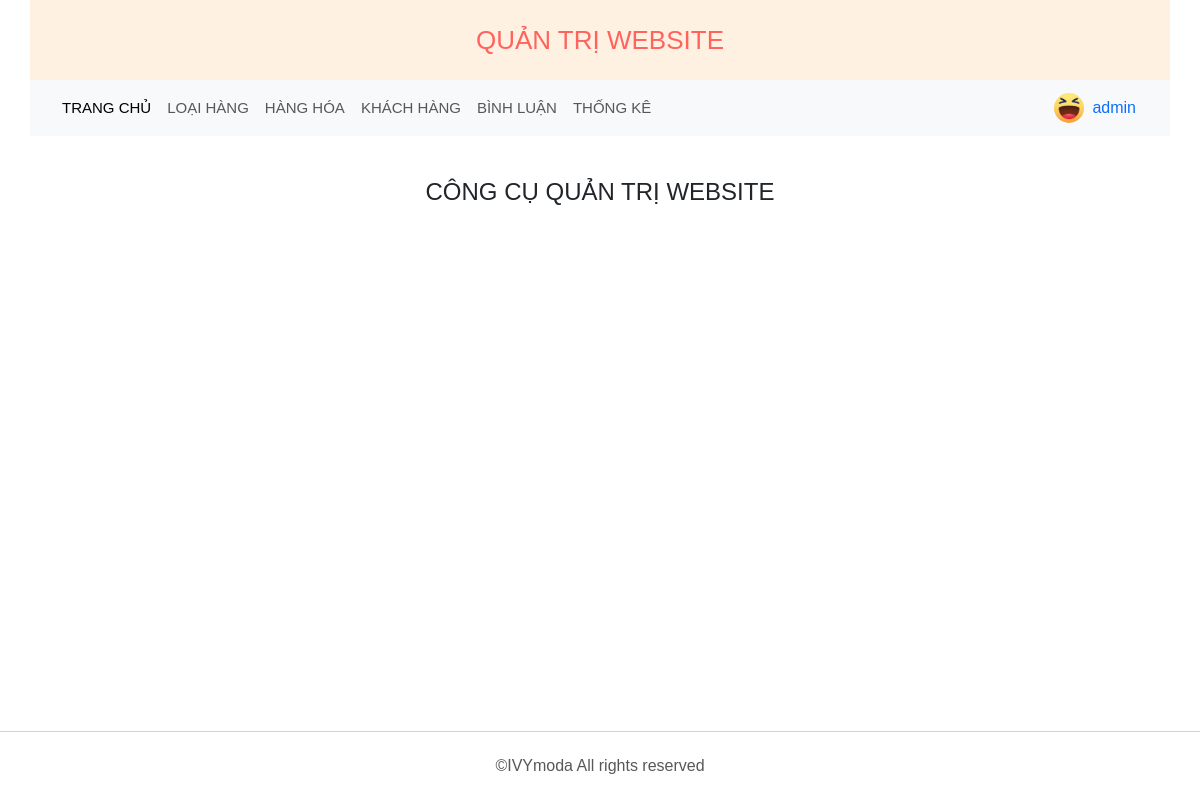
Screenshot of /admin/index.php (signed in) with the database file from the repository.
### tables this page shows
CREATE TABLE `khach_hang` (
  `ma_khach_hang` int(10) NOT NULL,
  `email` varchar(50) NOT NULL,
  `so_dien_thoai` varchar(15) NOT NULL,
  `mat_khau` varchar(50) NOT NULL,
  `ho_ten` varchar(256) NOT NULL,
  `hinh_anh` varchar(255) DEFAULT NULL,
  `kich_hoat` bit(1) NOT NULL DEFAULT b'1',
  `vai_tro` bit(1) DEFAULT b'0'
);

### dao/pdo.php (called while the page is built, shortened)
<?php
function pdo_get_connection()
{
    $servername = "localhost";
    $username = "root";
    $password = "tacong09032005";
    $dbname = "duanmau";
    try {
        $conn = new PDO("mysql:host=$servername;dbname=$dbname; charset=utf8", $username, $password);
        $conn->setAttribute(PDO::ATTR_ERRMODE, PDO::ERRMODE_EXCEPTION);
        return $conn;
    } catch (PDOException $e) {
        echo "Connection failed: " . $e->getMessage();
    }
}
function pdo_query_one($sql)
{
    $sql_args = array_slice(func_get_args(), 1);
    try {
        $conn = pdo_get_connection();
        $stmt = $conn->prepare($sql);
        $stmt->execute($sql_args);
        $row = $stmt->fetch(PDO::FETCH_ASSOC);
        return $row;
    } catch (PDOException $e) {
        throw $e;
    } finally {
        unset($conn);
    }
}

### dao/khach_hang.php (called while the page is built, shortened)
<?php
function user_selectById($id)
{
    $sql = "SELECT * FROM khach_hang WHERE ma_khach_hang = $id";
    return pdo_query_one($sql);
}

### admin/index.php (the view, shortened to what this page needs)
<!DOCTYPE html>
<html lang="en">
<head>
    <link href="https://cdn.jsdelivr.net/npm/bootstrap@5.3.3/dist/css/bootstrap.min.css" rel="stylesheet">
    <link rel="stylesheet" href="../content/css/style.css" />
</head>
<body style="min-height: 100vh; display: flex; flex-direction:column;">
    <?php
    if (isset($_SESSION['user-id'])) {
        require "../dao/pdo.php";
        require "../dao/khach_hang.php";
        $id = $_SESSION['user-id'];
        $user = user_selectById($id);
    }
    if (isset($user['vai_tro']) && $user['vai_tro'] == 1) { ?>
        <header id="header" style="position: unset;">
            <div class="container" style="background-color: rgba(255, 228, 196, 0.5);  justify-content: flex-end;">
                <div class="logo">
                    <p style="padding: 24px; text-align: center; font-size: 26px; font-weight: 500;
                color: #ff000096; margin: 0;">QUẢN TRỊ WEBSITE</p>
                </div>
            </div>
        </header>
        <main id="main" style="padding-top: 0; border: none;">
            <section class="container" style="padding: 0;">
                <nav class="navbar navbar-expand-lg bg-body-tertiary" style="padding: 8px 12px;">
                    <div class="container-fluid">
                        <div class="collapse navbar-collapse" id="navbarNavDropdown">
                            <ul class="navbar-nav" style="font-size: 15px">
                                <li class="nav-item">
                                    <a class="nav-link active" aria-current="page" href="./">TRANG CHỦ</a>
                                </li>
                                <li class="nav-item">
                                    <a class="nav-link" href="./loai-hang">LOẠI HÀNG</a>
                                </li>
                                <li class="nav-item">
                                    <a class="nav-link" href="./hang-hoa">HÀNG HÓA</a>
                                </li>
                                <li class="nav-item">
                                    <a class="nav-link" href="./khach-hang">KHÁCH HÀNG</a>
                                </li>
                                <li class="nav-item">
                                    <a class="nav-link" href="./binh-luan">BÌNH LUẬN</a>
                                </li>
                                <li class="nav-item">
                                    <a class="nav-link" href="./thong-ke">THỐNG KÊ</a>
                                </li>
                            </ul>
                        </div>
                        <div class="right-header">
                            <div class="header-action" style="display: flex; align-items: center; gap: 8px;">
                                <img src="<?php echo $user['hinh_anh'] ?>" alt="" style="width: 30px; height: 30px; border-radius: 50%;">
                                <a href="#" style="margin-right: 10px;">
                                    <?php echo $user['ho_ten']; ?>
                                </a>
                            </div>
                        </div>
                    </div>
                </nav>
            </section>
        </main>
        <main id="main" style="padding-top: 20px; border: none;">
            <section class="container" style="padding: 0;">
                <p style="padding: 24px; text-align: center; font-size: 24px;">CÔNG CỤ QUẢN TRỊ WEBSITE</p>
            </section>
        </main>
        <footer id="footer" style="border-top: 1px solid #d1d2d4; margin-top: auto;">
            <div class="copy-right">©IVYmoda All rights reserved</div>
        </footer>
    <?php    } else { ?>
        <h1>Cần có quyền admin để truy cập trang này</h1>
    <?php }
    ?>
</body>
</html>

### content/css/style.css (style rules this page uses)
* { margin: 0; padding: 0; box-sizing: border-box; font-family: "Montserrat", sans-serif; }
body { font-size: 16px; line-height: 24px; }
ul li { list-style: none; }
a { text-decoration: none; }
.container { width: 1380px; padding-right: 15px; padding-left: 15px; margin-left: auto; margin-right: auto; }
#header { position: fixed; top: 0; left: 0; right: 0; background-color: #fff; z-index: 20; }
#header .container { display: flex; position: relative; align-items: center; justify-content: space-between; height: 80px; }
#header .logo { position: absolute; top: 50%; left: 50%; transform: translate(-50%, -50%); }
#header .container::after { content: ""; width: calc(100% - 30px); height: 1px; background: #e7e8e9; position: absolute; bottom: 0; left: 50%; transform: translateX(-50%); }
#main { border-bottom: 1px solid #d1d2d4; padding-top: 80px; }
#footer { padding: 24px 0; }
#footer .copy-right { font-size: 16px; line-height: 20px; color: #57585a; text-align: center; }

### admin/index.php (style rules this page uses)
#header .container::after { content: none; }

### rows the page displays
khach_hang: hinh_anh (picture), ho_ten "admin"
